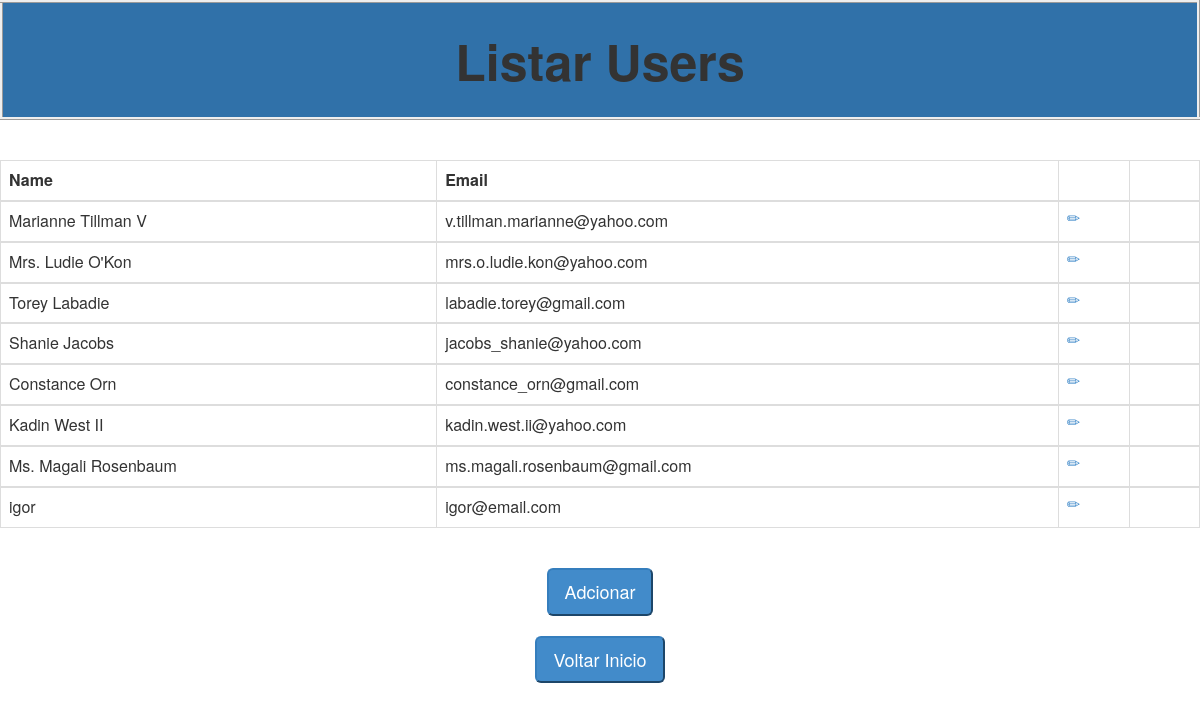
The app's page /ListarUsers.php with its own data.
### tables this page shows
CREATE TABLE `users` (
  `id` int(11) NOT NULL AUTO_INCREMENT,
  `name` varchar(45) NOT NULL,
  `email` varchar(45) NOT NULL,
  PRIMARY KEY (`id`),
  UNIQUE KEY `name_UNIQUE` (`name`),
  UNIQUE KEY `email_UNIQUE` (`email`)
);

### model/UsersModel.php (called while the page is built, shortened)
<?php
class UsersModel extends BancoDados{
    public function GetData() {
        try {
              $conn = new BancoDados();
               $conectar =$conn->Conectar();
              if ( $conectar==null) {
                throw new Exception("Não foi possivel conectar ao banco de dados");
              }else {
                 $list=$conectar->query("Select * from users");
                 return $list;
              }
        } catch (PDOException $exc) {
            echo $exc->getMessage();
        }
    }
}

### controller/UsersController.php (called while the page is built, shortened)
<?php
require './model/UsersModel.php';
class UsersController extends UsersModel {
    public function GetData(){
        $model = new UsersModel();
        return $model->GetData();
    }
}

### ListarUsers.php (the view, shortened to what this page needs)
 <link rel="stylesheet" type="text/css" href="Content/bootstrap.css">
 <link rel="stylesheet" type="text/css" href="Content/bootstrap.min.css">
  <table border="1" class="table-responsive" style="border:solid;width: 100%; border-style:inset; background-color:#3071a9;height: 120px;direction:initial" >
    <thead>
        <tr  style="font-size:50px">
            <th class="text-center">Listar Users</th>
        </tr>
    </thead>
  </table>
<?php
     require './controller/UsersController.php';
  echo"<table  border='1' class='table table-bordered table-responsive'  >
        <thead>
        <tr>
            <th>Name</th>
            <th>Email</th>
            <th></th>
            <th></th>
        </tr>
        </thead>";
$controle= new UsersController();
$query=$controle->GetData();
foreach ($query as $row) {
        echo
        "<tbody>
            <tr>
                <td>".$row['name']."</td>
                <td>".$row['email']."</td>";
                echo" <td><a id='editar' runat='server' href='CadastroUsers.php?id=".$row['id']."&name=".$row['name']."&email=".$row['email']."' class='glyphicon glyphicon-pencil' title='Editar'></a></td>
                <td><a id='excluir' runat='server' href='DeletarUsers.php?id=".$row['id']."' title='Deletar' class='glyphicon glyphicon-remove'></a></td>
            </tr>
        </tbody>";
}
       echo"</table>
            <br/>
            <div class='text-center'>
                <a href='CadastroUsers.php'><input type='submit' value='Adcionar' name='adicionar' class='btn-primary btn-lg' /></a>
            </div>";
      echo "<br/> <div class='text-center'>
                <a href='index.php'><input type='submit' value='Voltar Inicio' name='voltar' class='btn-primary btn-lg' /></a>
            </div>";
?>

### records on screen
users: name "Marianne Tillman V", email "v.tillman.marianne@yahoo.com"
users: name "Mrs. Ludie O'Kon", email "mrs.o.ludie.kon@yahoo.com"
users: name "Torey Labadie", email "labadie.torey@gmail.com"
users: name "Shanie Jacobs", email "jacobs_shanie@yahoo.com"
users: name "Constance Orn", email "constance_orn@gmail.com"
users: name "Kadin West II", email "kadin.west.ii@yahoo.com"
users: name "Ms. Magali Rosenbaum", email "ms.magali.rosenbaum@gmail.com"
users: name "igor", email "igor@email.com"
